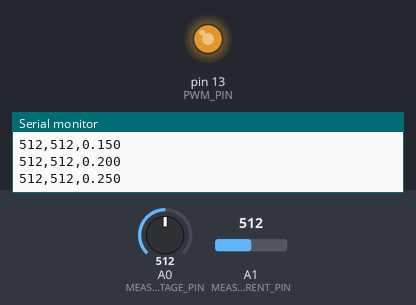
The sketch below on a simulated Arduino Uno, built with avr-gcc and run on an emulated ATmega328P. Shown: output pins drawn as LEDs (lit = HIGH), the last lines printed to the serial monitor. The inputs (shaded band) are chosen by the test bench; at power-on: A0 (MEASURE_VOLTAGE_PIN) = 512, A1 (MEASURE_CURRENT_PIN) = 512.

Above: at 1.2 s.
1.3 s: A0 (MEASURE_VOLTAGE_PIN) set to 0
At 4.16 s:
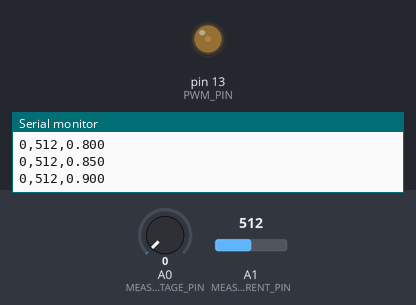
4.3 s: A1 (MEASURE_CURRENT_PIN) set to 0
At 7.24 s:
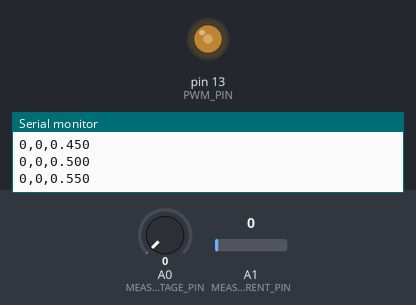
7.3 s: A0 (MEASURE_VOLTAGE_PIN) set to 122
10.3 s: A1 (MEASURE_CURRENT_PIN) set to 122
Timing chart, 0 to 14.3 s (numbered marks = the images above; inputs shaded):
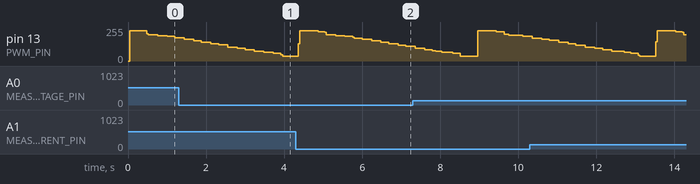

The sketch:

PocketSolar.ino
```cpp
// Arduino UNO code for the PocketSolar project

// Pulse Width Modulation configuration
#define PWM_PIN 13
#define PWM_FREQUENCY 5000.0
#define PWM_PERIOD 1.0 / PWM_FREQUENCY
#define PWM_SECONDS_PER_MEASURE 0.2
#define DUTY_CYCLE_DELTA_ITERATION 0.05

// Measurements
#define MEASURE_VOLTAGE_PIN A0
#define MEASURE_CURRENT_PIN A1

// Global variables
float dutyCycle = 0.0;

void setup() {
    // Configure Input/Output pins
    pinMode(PWM_PIN, OUTPUT);
    pinMode(MEASURE_VOLTAGE_PIN, INPUT);
    pinMode(MEASURE_CURRENT_PIN, INPUT);

    // Start serial communication
    Serial.begin(9600);
}

// Main loop: perform a "PWM Sweep" varying the duty cycle on the Buck converter,
// read voltage and current, send it to the serial port for Rust to read
void loop() {
    dutyCycle += DUTY_CYCLE_DELTA_ITERATION;
    if (dutyCycle > 1.0) dutyCycle = 0.0;

    // Apply PWM until stable output current
    pwm(PWM_PIN, dutyCycle, PWM_SECONDS_PER_MEASURE);

    // Send values to Serial, shouldn't take much apart from dutyCycle float?
    Serial.print(analogRead(MEASURE_VOLTAGE_PIN));
    Serial.print(",");
    Serial.print(analogRead(MEASURE_CURRENT_PIN));
    Serial.print(",");
    Serial.println(dutyCycle, 3);
}

// An effort to make a better delay function
void betterDelaySeconds(float seconds) {
    unsigned long start = micros();
    unsigned long wait  = seconds * 1000000;
    while(micros() < start + wait);
}

// Digital PWM on a pin, at a certain dutyCycle, for a certain duration
// NOTE: Fixed frequency for fast(er) code
// NOTE: duration = max(1/frequency, duration)
void pwm(int pin, float dutyCycle, float duration) {

    // Calculate how many PWM cycles to do
    long int manyPwm = (long int)(duration * PWM_FREQUENCY);

    // Calculate on and off time based on duty cycle
    float onTime  = PWM_PERIOD * dutyCycle;
    float offTime = PWM_PERIOD * (1 - dutyCycle);

    // Loop until the time is up, end with the pin HIGH
    for (long int i=0; i<manyPwm; i++) {
        digitalWrite(pin, LOW);
        betterDelaySeconds(onTime);
        digitalWrite(pin, HIGH);
        betterDelaySeconds(offTime);
    }
}
```
